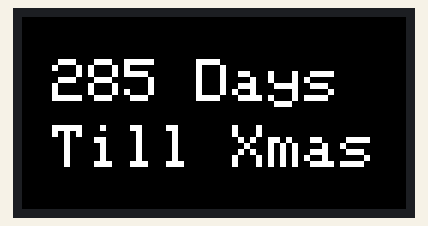
A sketch run on a simulated ESP32. Parts: 64×32 colour display. WiFi joins after 1.5 s; servers stay silent unless stated; the local clock reads 2024-03-15 10:24:30 at power-on unless the sketch sets it.

Above: at 1.6 s.

The sketch:

Christmas_count_down.ino
```cpp
#include <WiFi.h>
#include "time.h"
#include <PxMatrix.h>
// ESP32 Pins for LED MATRIX
#define P_LAT 22
#define P_A 19
#define P_B 23
#define P_C 18
#define P_D 5
#define P_E 15  // NOT USED for 1/16 scan
#define P_OE 2
hw_timer_t * timer = NULL;
portMUX_TYPE timerMux = portMUX_INITIALIZER_UNLOCKED;

uint8_t display_draw_time=0;

PxMATRIX display(64,32,P_LAT, P_OE,P_A,P_B,P_C,P_D);
// Some standard colors
uint16_t myRED = display.color565(255, 0, 0);
uint16_t myGREEN = display.color565(0, 255, 0);
uint16_t myBLUE = display.color565(0, 0, 255);
uint16_t myWHITE = display.color565(255, 255, 255);
uint16_t myYELLOW = display.color565(255, 255, 0);
uint16_t myCYAN = display.color565(0, 255, 255);
uint16_t myMAGENTA = display.color565(255, 0, 255);
uint16_t myBLACK = display.color565(0, 0, 0);


const char* ssid       = "my ssid";
const char* password   = "my password";

const char* ntpServer = "pool.ntp.org";
const long  gmtOffset_sec = 3600 * -6;
const int   daylightOffset_sec = 3600;


int months[]= {31, 28, 31, 30, 31, 30, 31,
      31, 30, 31, 30, 31};

int loopCounter= 0;


void IRAM_ATTR display_updater(){
  // Increment the counter and set the time of ISR
  portENTER_CRITICAL_ISR(&timerMux);
  display.display(display_draw_time);
  portEXIT_CRITICAL_ISR(&timerMux);
}

void display_update_enable(bool is_enable)
{
if (is_enable)
  {
    timer = timerBegin(0, 80, true);
    timerAttachInterrupt(timer, &display_updater, true);
    timerAlarmWrite(timer, 2000, true);
    timerAlarmEnable(timer);
  }
else
  {
    timerDetachInterrupt(timer);
    timerAlarmDisable(timer);
  }
}
void setup()
{
   WiFi.begin(ssid, password);
    while (WiFi.status() != WL_CONNECTED) {
      delay(500);
  }

  configTime(gmtOffset_sec, daylightOffset_sec, ntpServer);

  display.begin(16); // 1/16 scan
  display.setFastUpdate(true);
  display_update_enable(true);
  display.clearDisplay();
  display.setTextColor(myWHITE);
  display.setCursor(5,7);
  display.print("HackerBox");
}

void loop()
{
  configTime(gmtOffset_sec, daylightOffset_sec, ntpServer);
  struct tm timeinfo;
  if(!getLocalTime(&timeinfo)){
    display.clearDisplay();
    display.setTextColor(myWHITE);
    display.setCursor(5,7);
    display.print("fail");
    return;
  }
  display.clearDisplay();
  int daysOfMonthsPast = 0;
  for (int i = 0; i < timeinfo.tm_mon; i++)
  {
    daysOfMonthsPast = daysOfMonthsPast + months[i];
  }
  if (timeinfo.tm_year % 4 == 0 && timeinfo.tm_mon > 1) daysOfMonthsPast++;
  int daysTill = timeinfo.tm_year % 4 == 0 ? 360 -(timeinfo.tm_mday + daysOfMonthsPast)  : 359 - (timeinfo.tm_mday + daysOfMonthsPast) ;
  if (daysTill < 0) daysTill =  (timeinfo.tm_year + 1)% 4 == 0 ? 366 + daysTill : 365 + daysTill;
  String timeStr = String(daysTill) + " Days";
  if (daysTill == 0)
  {
      display.setCursor(5,7);
      display.setTextColor(myGREEN);
      display.print("Merry");
      display.setCursor(5,18);
      display.setTextColor(myRED);
      display.print("Christmas");
  }
  else
  {
    display.setTextColor(myWHITE);
    display.setCursor(5,7);
    display.print(timeStr);
    display.setCursor(5,18);
    display.print("Till Xmas");
  }

  delay(1000 * 60 * 60);
}
```
